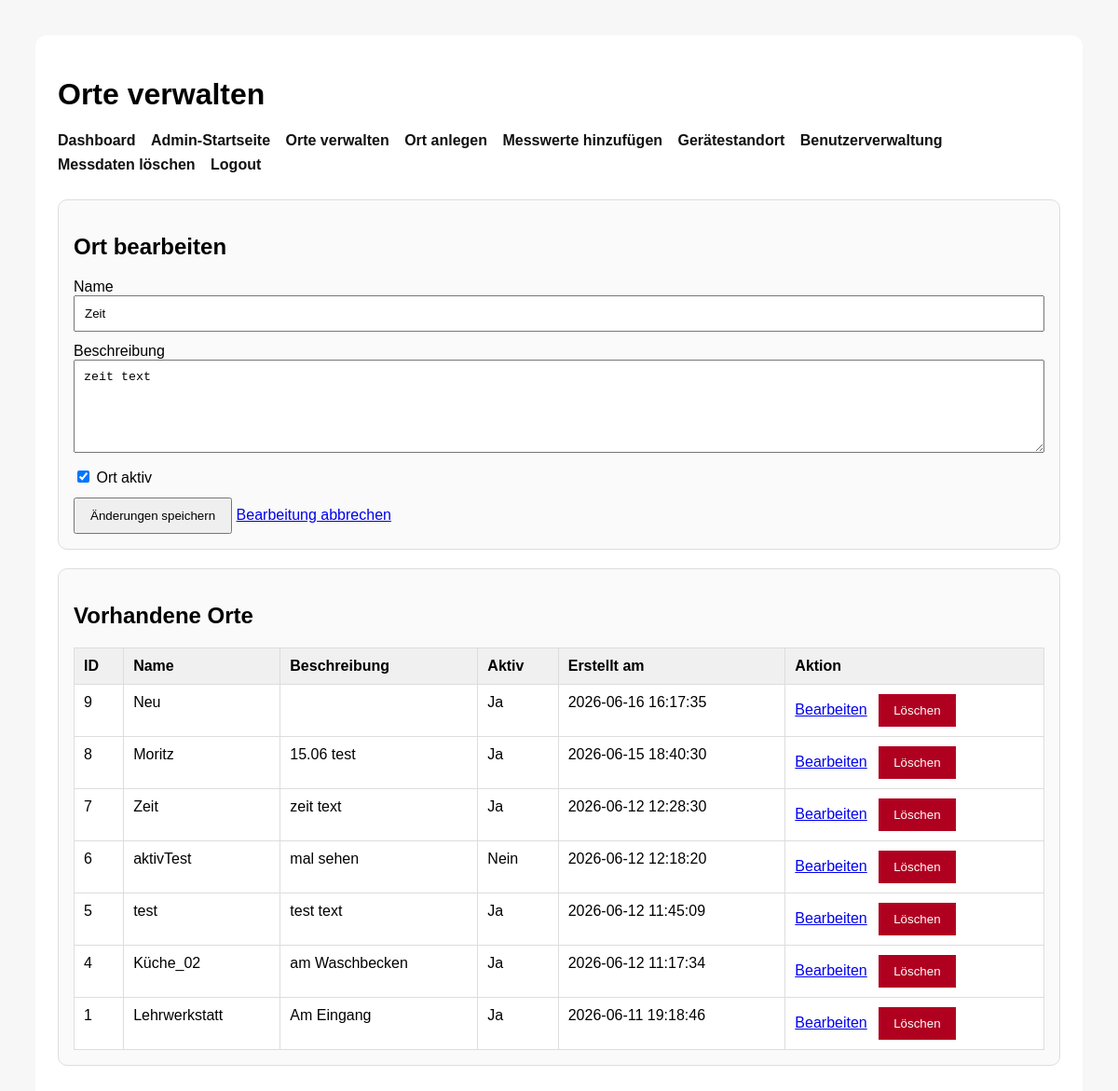
The app's page /WEBSITE/admin_locations.php?edit_id=7 (signed in) with its own data.
### tables this page shows
CREATE TABLE `locations` (
  `id` int(11) NOT NULL,
  `name` varchar(150) NOT NULL,
  `beschreibung` text DEFAULT NULL,
  `aktiv` tinyint(1) NOT NULL DEFAULT 1,
  `created_at` timestamp NOT NULL DEFAULT current_timestamp()
);

### WEBSITE/admin_locations.php (the view, shortened to what this page needs)
<?php
require_once 'db.php';
$editLocation = null;
if (isset($_GET['edit_id'])) {
    $editId = (int)($_GET['edit_id']);
    if ($editId > 0) {
        $stmt = $pdo->prepare("
            SELECT id, name, beschreibung, aktiv
            FROM locations
            WHERE id = :id
            LIMIT 1
        ");
        $stmt->execute([':id' => $editId]);
        $editLocation = $stmt->fetch(PDO::FETCH_ASSOC);
    }
}
$stmt = $pdo->query("
    SELECT id, name, beschreibung, aktiv, created_at
    FROM locations
    ORDER BY id DESC
");
$locations = $stmt->fetchAll(PDO::FETCH_ASSOC);
?>
<!DOCTYPE html>
<html lang="de">
<head>
</head>
<body>
    <div class="box">
        <h1>Orte verwalten</h1>
        <div class="toplinks">
            <a href="dashboard.php">Dashboard</a>
            <a href="admin.php">Admin-Startseite</a>
            <a href="admin_locations.php">Orte verwalten</a>
            <a href="add_location.php">Ort anlegen</a>
            <a href="add_measurement.php">Messwerte hinzufügen</a>
            <a href="device_location.php">Gerätestandort</a>
            <a href="admin_users.php">Benutzerverwaltung</a>
            <a href="delete_measurements.php">Messdaten löschen</a>
            <a href="logout.php">Logout</a>
        </div>
        <?php if ($editLocation): ?>
            <div class="card">
                <h2>Ort bearbeiten</h2>
                <form method="post" class="form-grid">
                    <div>
                        <label for="edit_name">Name</label>
                        <input type="text" id="edit_name" name="name" value="<?= htmlspecialchars($editLocation['name']) ?>" required>
                    </div>
                    <div>
                        <label for="edit_beschreibung">Beschreibung</label>
                        <textarea id="edit_beschreibung" name="beschreibung"><?= htmlspecialchars($editLocation['beschreibung']) ?></textarea>
                    </div>
                    <div>
                        <label>
                            <input type="checkbox" name="aktiv" value="1" <?= (int)$editLocation['aktiv'] === 1 ? 'checked' : '' ?>>
                            Ort aktiv
                        </label>
                    </div>
                    <div>
                        <button type="submit">Änderungen speichern</button>
                        <a href="admin_locations.php">Bearbeitung abbrechen</a>
                    </div>
                </form>
            </div>
        <?php endif; ?>
        <div class="card">
            <h2>Vorhandene Orte</h2>
            <table>
                <thead>
                    <tr>
                        <th>ID</th>
                        <th>Name</th>
                        <th>Beschreibung</th>
                        <th>Aktiv</th>
                        <th>Erstellt am</th>
                        <th>Aktion</th>
                    </tr>
                </thead>
                <tbody>
                    <?php if (!empty($locations)): ?>
                        <?php foreach ($locations as $location): ?>
                            <tr>
                                <td><?= (int)$location['id'] ?></td>
                                <td><?= htmlspecialchars($location['name']) ?></td>
                                <td><?= nl2br(htmlspecialchars($location['beschreibung'])) ?></td>
                                <td><?= (int)$location['aktiv'] === 1 ? 'Ja' : 'Nein' ?></td>
                                <td><?= htmlspecialchars($location['created_at']) ?></td>
                                <td class="action-links">
                                    <a href="admin_locations.php?edit_id=<?= (int)$location['id'] ?>">Bearbeiten</a>
                                    <form method="post" onsubmit="return confirm('Diesen Ort wirklich löschen?');">
                                        <button type="submit" class="danger-button">Löschen</button>
                                    </form>
                                </td>
                            </tr>
                        <?php endforeach; ?>
                    <?php else: ?>
                        <tr>
                            <td colspan="6">Noch keine Orte vorhanden.</td>
                        </tr>
                    <?php endif; ?>
                </tbody>
            </table>
        </div>
    </div>
</body>
</html>

### WEBSITE/admin_locations.php (style rules this page uses)
body { font-family: Arial, sans-serif; padding: 30px; background: #f7f7f7; }
.box { max-width: 1100px; margin: 0 auto; background: #fff; padding: 24px; border-radius: 12px; }
.toplinks { margin-bottom: 20px; }
.toplinks a { display: inline-block; margin-right: 12px; margin-bottom: 8px; text-decoration: none; color: #111; font-weight: bold; }
.card { border: 1px solid #ddd; border-radius: 10px; padding: 16px; margin-bottom: 20px; background: #fafafa; }
.form-grid { display: grid; gap: 12px; }
input[type="text"], textarea { width: 100%; padding: 10px; box-sizing: border-box; }
textarea { min-height: 100px; resize: vertical; }
button { padding: 10px 16px; cursor: pointer; }
.danger-button { background: #b00020; color: #fff; border: none; }
table { width: 100%; border-collapse: collapse; background: #fff; }
th, td { border: 1px solid #ddd; padding: 10px; text-align: left; vertical-align: top; }
th { background: #f0f0f0; }
.action-links a, .action-links form { display: inline-block; margin-right: 8px; }
.action-links form { margin: 0; }

### records on screen
locations: name "Zeit", beschreibung "zeit text", aktiv "☑", id "7", shows "Ja", created_at "2026-06-12 12:28:30"
locations: id "9", name "Neu", aktiv "Ja", created_at "2026-06-16 16:17:35"
locations: id "8", name "Moritz", beschreibung "15.06 test", aktiv "Ja", created_at "2026-06-15 18:40:30"
locations: id "6", name "aktivTest", beschreibung "mal sehen", aktiv "Nein", created_at "2026-06-12 12:18:20"
locations: id "5", name "test", beschreibung "test text", aktiv "Ja", created_at "2026-06-12 11:45:09"
locations: id "4", name "Küche_02", beschreibung "am Waschbecken", aktiv "Ja", created_at "2026-06-12 11:17:34"
locations: id "1", name "Lehrwerkstatt", beschreibung "Am Eingang", aktiv "Ja", created_at "2026-06-11 19:18:46"
